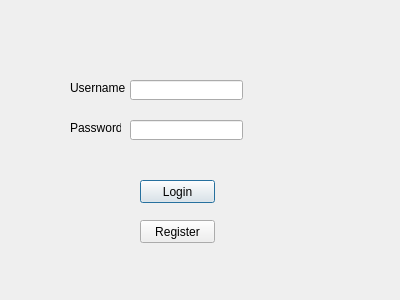
<?xml version="1.0" encoding="UTF-8"?>
<ui version="4.0">
 <class>LoginUI</class>
 <widget class="QDialog" name="LoginUI">
  <property name="geometry">
   <rect>
    <x>0</x>
    <y>0</y>
    <width>400</width>
    <height>300</height>
   </rect>
  </property>
  <property name="windowTitle">
   <string>Dialog</string>
  </property>
  <widget class="QLabel" name="uiLabelUsername">
   <property name="geometry">
    <rect>
     <x>70</x>
     <y>80</y>
     <width>61</width>
     <height>16</height>
    </rect>
   </property>
   <property name="text">
    <string>Username</string>
   </property>
  </widget>
  <widget class="QLabel" name="uiLabelPassword">
   <property name="geometry">
    <rect>
     <x>70</x>
     <y>120</y>
     <width>51</width>
     <height>16</height>
    </rect>
   </property>
   <property name="text">
    <string>Password</string>
   </property>
  </widget>
  <widget class="QLineEdit" name="uiLineUsername">
   <property name="geometry">
    <rect>
     <x>130</x>
     <y>80</y>
     <width>113</width>
     <height>20</height>
    </rect>
   </property>
  </widget>
  <widget class="QLineEdit" name="uiLinePassword">
   <property name="geometry">
    <rect>
     <x>130</x>
     <y>120</y>
     <width>113</width>
     <height>20</height>
    </rect>
   </property>
   <property name="echoMode">
    <enum>QLineEdit::Password</enum>
   </property>
  </widget>
  <widget class="QPushButton" name="uiButtonLogin">
   <property name="geometry">
    <rect>
     <x>140</x>
     <y>180</y>
     <width>75</width>
     <height>23</height>
    </rect>
   </property>
   <property name="text">
    <string>Login</string>
   </property>
  </widget>
  <widget class="QPushButton" name="uiButtonRegister">
   <property name="geometry">
    <rect>
     <x>140</x>
     <y>220</y>
     <width>75</width>
     <height>23</height>
    </rect>
   </property>
   <property name="text">
    <string>Register</string>
   </property>
  </widget>
 </widget>
 <resources/>
 <connections/>
</ui>
